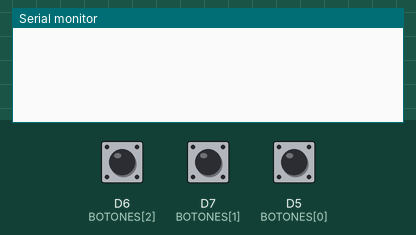
A sketch run on a simulated ESP8266 (NodeMCU). Shown: the last lines printed to the serial monitor. The inputs (shaded band) are chosen by the test bench; at power-on: D6 (BOTONES[2]) HIGH, D7 (BOTONES[1]) HIGH, D5 (BOTONES[0]) HIGH.

Above: at 1.2 s.
1.3 s: D6 (BOTONES[2]) pulled LOW for 0.15 s
At 2.6 s:
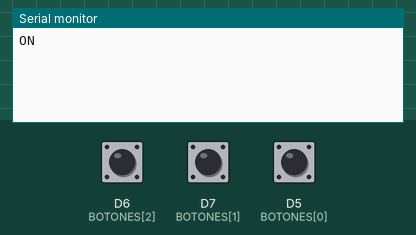
2.9 s: D7 (BOTONES[1]) pulled LOW for 0.15 s
At 4.1 s:
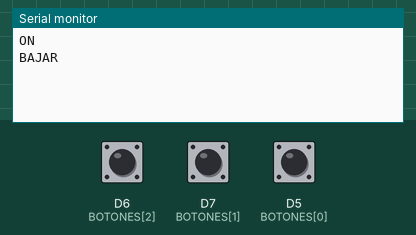
4.5 s: D5 (BOTONES[0]) pulled LOW for 0.15 s
At 5.3 s:
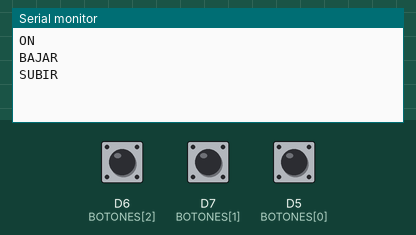
6.1 s: D6 (BOTONES[2]) pulled LOW for 3.2 s
At 10.5 s:
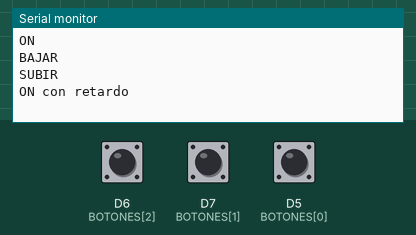
10.8 s: D7 (BOTONES[1]) pulled LOW for 3.2 s
At 15.2 s:
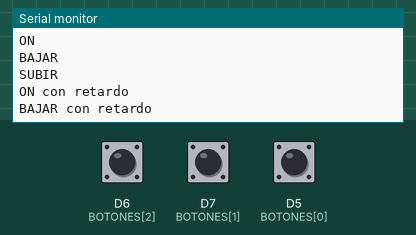
15.5 s: D5 (BOTONES[0]) pulled LOW for 3.2 s
At 19.0 s:
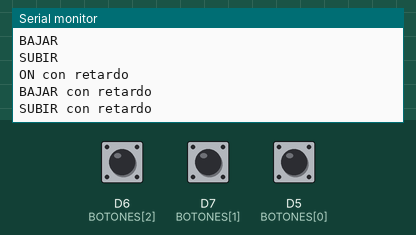

The sketch:

Con_retardo.ino
```cpp
//prueba botones

#define CANT_BOTONES 4
//{ Subir , Bajar , ON , OFF }
int BOTONES[CANT_BOTONES] = {D5, D7, D6};

#define BOTON_SUBIR 0
#define BOTON_BAJAR 1
#define BOTON_ON 2

void setup() {
  Serial.begin(9600);
  pinMode(D5, INPUT_PULLUP);
  pinMode(D6, INPUT_PULLUP);
  pinMode(D7, INPUT_PULLUP);
}

void loop() {

  int subir = Funcion_Boton_Retardo(BOTON_SUBIR);
  if (subir == 1) {
    Serial.println("SUBIR");
  }
  else if (subir == 2) {
    Serial.println("SUBIR con retardo");
  }

  int bajar = Funcion_Boton_Retardo(BOTON_BAJAR);
  if (bajar == 1) {
    Serial.println("BAJAR");
  }
  else if (bajar == 2) {
    Serial.println("BAJAR con retardo");
  }

  int onoff = Funcion_Boton_Retardo(BOTON_ON);
  if (onoff == 1) {
    Serial.println("ON");
  }
  else if (onoff == 2) {
    Serial.println("ON con retardo");
  }
}

//******************************************
//--- Funcion para leer el estado del botón CON/SIN RETARDO.
//--- La funcion devuelve 1 si se presiona el botón
//--- La funcion devuelve 2 si me mantiene presionado un
// tiempo mayor a "retardo_ms"
//--- devuelve 0 si no está presionado.

int Funcion_Boton_Retardo (int codigo_boton) {

  int retardo_ms = 1500; // Cantidad de milisegundos que quiero
  //que espere cuando mantengo presionado el boton.
  int boton_presionado = 0, retorno = 0;
  int i;

  //******
  i = 0;

  if (digitalRead(BOTONES[codigo_boton]) == LOW)
  {
    boton_presionado = 1;
    while (digitalRead(BOTONES[codigo_boton]) == LOW && i < retardo_ms) {
      delay (1);
      i++;
    }
  }
  //------
  // Sin retardo
  if (boton_presionado == 1 && i < retardo_ms)
  {
    boton_presionado = 0;
    retorno = 1;
    while (digitalRead(BOTONES[codigo_boton]) == LOW)
      delay (1);
  }

  //------
  // Con Retardo
  if (boton_presionado == 1 && i == retardo_ms)
  {
    boton_presionado = 0;
    retorno = 2;
    while (digitalRead(BOTONES[codigo_boton]) == LOW)
      delay (1);
  }

  return retorno;
}
//--- Fin de la función
//***********************************************
```

Measured:
- after the input at 1.3 s, the serial monitor: prints a new line after 0.15 s (image 1)
- after the input at 2.9 s, the serial monitor: prints a new line after 0.15 s (image 2)
- after the input at 4.5 s, the serial monitor: prints a new line after 0.15 s (image 3)
- after the input at 6.1 s, the serial monitor: prints a new line after 3.2 s (image 4)
- after the input at 10.8 s, the serial monitor: prints a new line after 3.2 s (image 5)
- after the input at 15.5 s, the serial monitor: prints a new line after 3.2 s (image 6)
